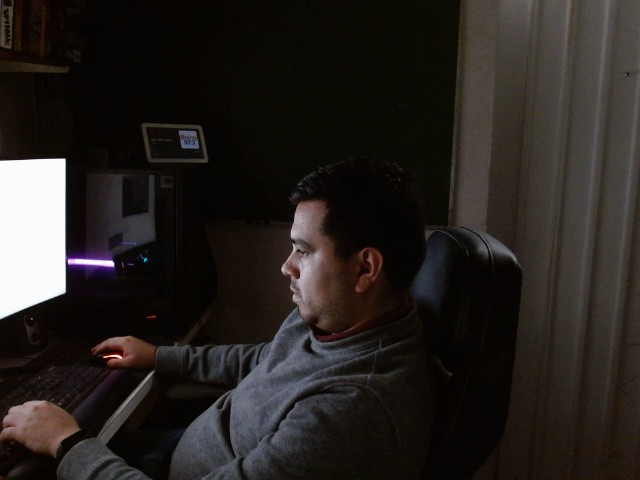
#> input picture camera_0_test.jpg, 640 x 480 px
$ python -i utils_module.py   (imports and definitions only)
#> lines starting #> are read from the running program, lines starting #| are printed output that depends on the picture
#> further down, picture is the input picture: shape (480, 640, 3); mean B, G, R 31.6, 34.9, 39.2
#!/usr/bin/env python3
# -*- coding: utf-8 -*-

"""
Utilidades Generales
------------------
Proporciona funciones y clases de utilidad para el sistema de inspección visual.
"""

import os
import re
import cv2
import json
import time
import random
import string
import hashlib
import logging
import datetime
import numpy as np
from typing import Dict, List, Tuple, Any, Optional, Union, Callable


# [342 lines left out: functions generate_random_id, generate_timestamp_id, safe_filename, hash_password, verify_password, load_json_file and 6 more, not called in this run]


def enhance_image_contrast(image: np.ndarray, method: str = 'clahe') -> np.ndarray:
    """Mejora el contraste de una imagen.

    Args:
        image: Imagen a mejorar (numpy array)
        method: Método a utilizar ('clahe', 'histogram_eq', 'gamma')

    Returns:
        np.ndarray: Imagen mejorada
    """
#> called with method = 'clahe'
    # Crear una copia de la imagen
    result = image.copy()

    # Si la imagen es a color, convertir a LAB
    if len(image.shape) == 3 and image.shape[2] == 3:
        if method == 'clahe':
            # Convertir a LAB
            lab = cv2.cvtColor(result, cv2.COLOR_BGR2LAB)
#> lab: shape (480, 640, 3); mean of channels 0, 1, 2 35.6, 129.3, 130.3

            # Separar canales
            l, a, b = cv2.split(lab)
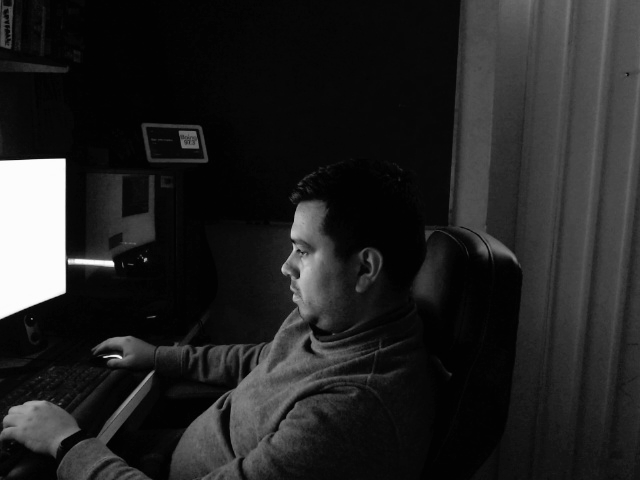
#> l: shape (480, 640); min 0, max 254, mean 35.6
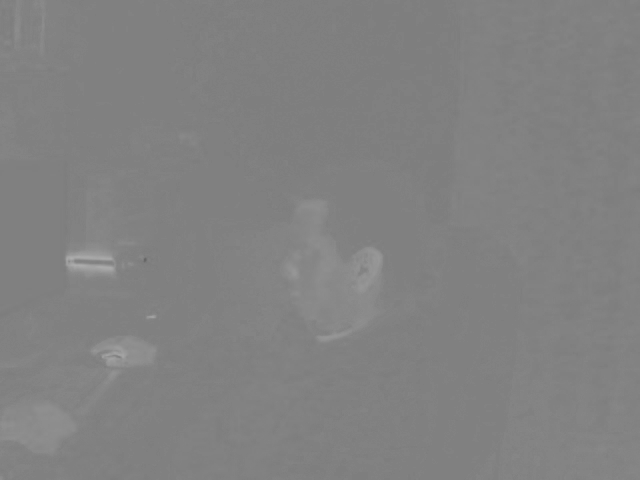
#> a: shape (480, 640); min 102, max 173, mean 129.3

            # Aplicar CLAHE al canal L
            clahe = cv2.createCLAHE(clipLimit=2.0, tileGridSize=(8, 8))
            l = clahe.apply(l)
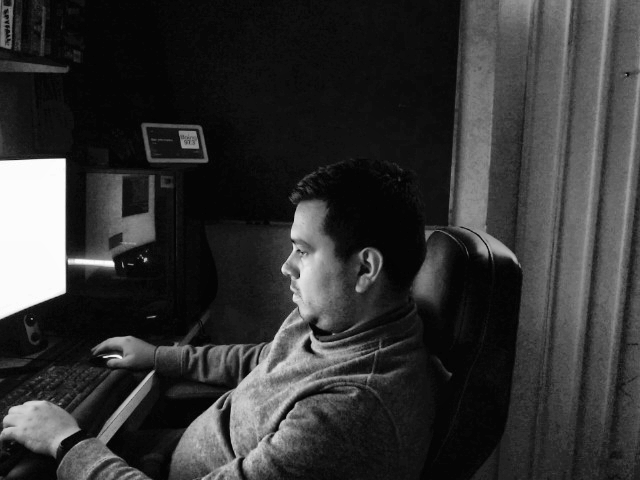
#> l: shape (480, 640); min 1, max 254, mean 52.1

            # Combinar canales
            lab = cv2.merge((l, a, b))
#> lab: shape (480, 640, 3); mean of channels 0, 1, 2 52.1, 129.3, 130.3

            # Convertir de vuelta a BGR
            result = cv2.cvtColor(lab, cv2.COLOR_LAB2BGR)
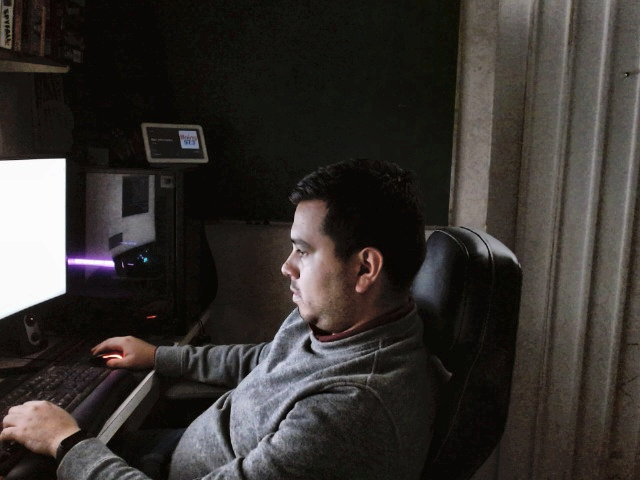
#> result: shape (480, 640, 3); mean B, G, R 47.6, 50.7, 55

        elif method == 'histogram_eq':
            # Convertir a YUV
            yuv = cv2.cvtColor(result, cv2.COLOR_BGR2YUV)

            # Aplicar ecualización de histograma al canal Y
            yuv[:,:,0] = cv2.equalizeHist(yuv[:,:,0])

            # Convertir de vuelta a BGR
            result = cv2.cvtColor(yuv, cv2.COLOR_YUV2BGR)

        elif method == 'gamma':
            # Aplicar corrección gamma
            gamma = 1.5
            inv_gamma = 1.0 / gamma

            # Crear tabla de búsqueda
            table = np.array([((i / 255.0) ** inv_gamma) * 255 for i in range(256)]).astype(np.uint8)

            # Aplicar la tabla de búsqueda
            result = cv2.LUT(result, table)

    else:
        # Imagen en escala de grises
        if method == 'clahe':
            clahe = cv2.createCLAHE(clipLimit=2.0, tileGridSize=(8, 8))
            result = clahe.apply(result)

        elif method == 'histogram_eq':
            result = cv2.equalizeHist(result)

        elif method == 'gamma':
            # Aplicar corrección gamma
            gamma = 1.5
            inv_gamma = 1.0 / gamma

            # Crear tabla de búsqueda
            table = np.array([((i / 255.0) ** inv_gamma) * 255 for i in range(256)]).astype(np.uint8)

            # Aplicar la tabla de búsqueda
            result = cv2.LUT(result, table)

    return result


# [27 lines left out: function calculate_file_hash, not called in this run]


class TimerContext:
    """Clase para medir tiempo de ejecución de bloques de código."""

    # [34 lines left out: functions __init__, __enter__, __exit__, elapsed, not called in this run]


class LimitedQueue:
    """Cola con tamaño limitado que elimina elementos antiguos."""

    # [42 lines left out: functions __init__, push, pop, peek, not called in this run]

    def clear(self) -> None:
        """Vacía la cola."""
        self.items = []

    # [23 lines left out: functions is_empty, size, get_all, not called in this run]


class MovingAverage:
    """Clase para calcular el promedio móvil de una serie de valores."""

    # [46 lines left out: functions __init__, add, get_average, reset, get_values, not called in this run]


# Función principal para pruebas
# [27 lines not run here, left out]

>>> import cv2
>>> picture = cv2.imread('camera_0_test.jpg')
>>> result = enhance_image_contrast(picture)
